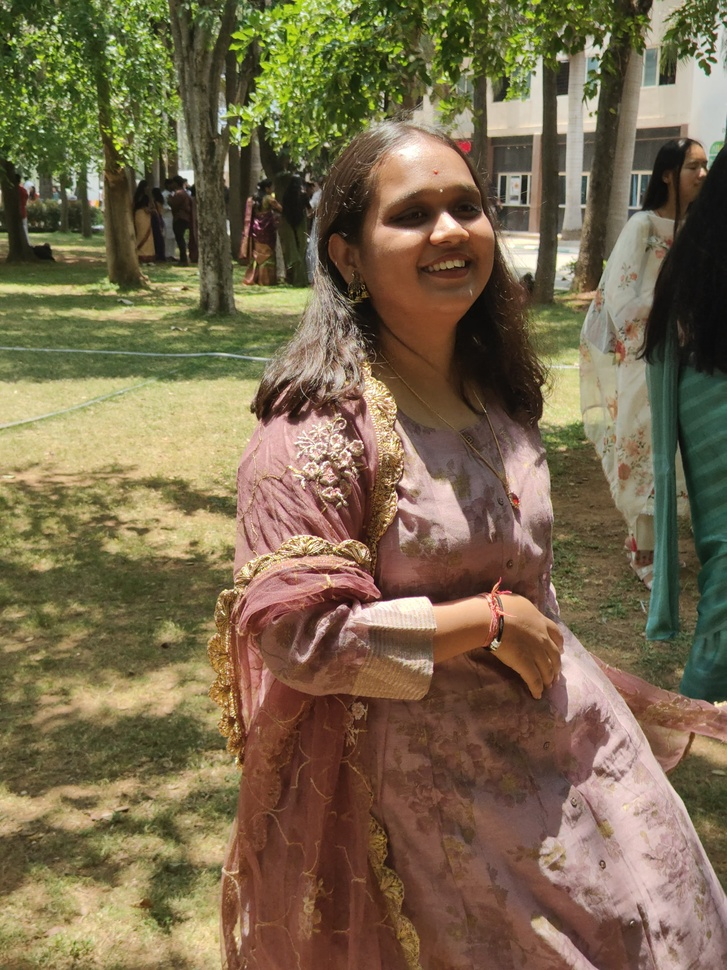
#> input picture WhatsApp Image 2025-07-08 at 15.17.12.jpeg, 727 x 970 px, shrunk from 3072 x 4096 before the run, given in place of image.jpg, which was not available; the run also reads 1 picture not shown here
$ python cartoon_image.py   (older library calls are emulated)
#> lines starting #> are read from the running program, lines starting #| are printed output that depends on the picture; after the words box and inside, x2 and y2 are one past the last pixel; in counts of white or black regions, pixels touching at a corner belong together; pictures that were not available may be replaced by others from this repository, and a replacement may not be noted
#Method 1

import cv2

# Read the image
img = cv2.imread('image.jpg')
#> img is the input picture: shape (970, 727, 3); mean B, G, R 77, 105.3, 120.8

# Apply bilateral filter
cartoon_img = cv2.bilateralFilter(img, d=9, sigmaColor=75, sigmaSpace=75)

# Convert to grayscale and apply median blur
gray = cv2.cvtColor(cartoon_img, cv2.COLOR_BGR2GRAY)
blurred = cv2.medianBlur(gray, 7)

# Detect edges and create a mask
edges = cv2.adaptiveThreshold(blurred, 255, cv2.ADAPTIVE_THRESH_MEAN_C, cv2.THRESH_BINARY, blockSize=9, C=2)
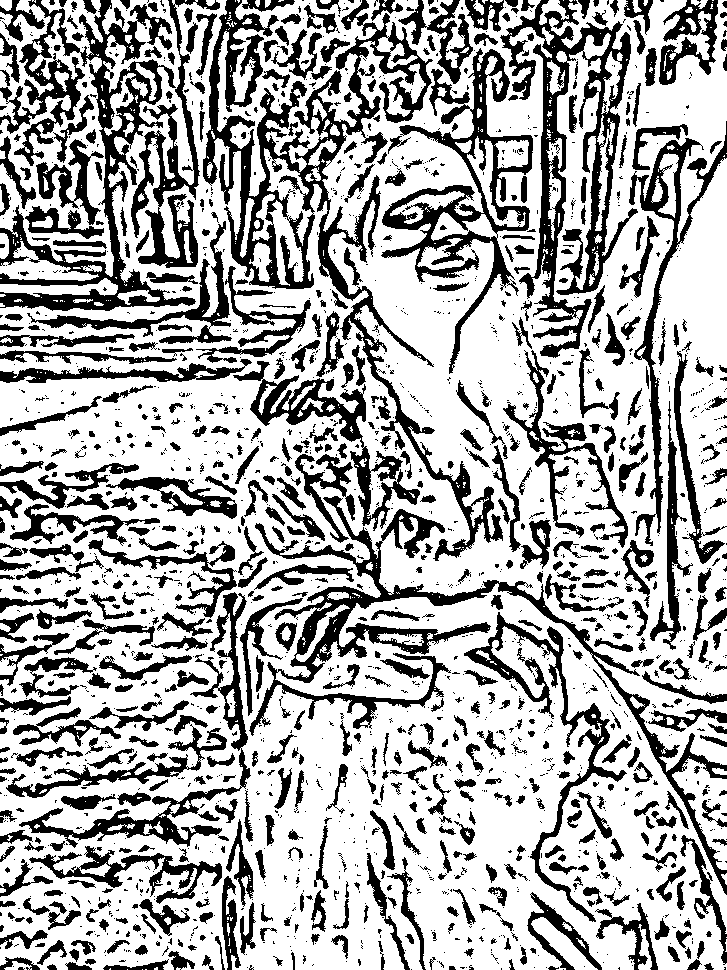
#> edges: shape (970, 727); 68.1% white; 1984 black regions (1304 under 20 px), largest, box (x1, y1, x2, y2) and area: (203, 0, 503, 561) 23148, (0, 0, 196, 311) 15497, (249, 496, 727, 895) 14382
colored_edges = cv2.bitwise_and(cartoon_img, cartoon_img, mask=edges)
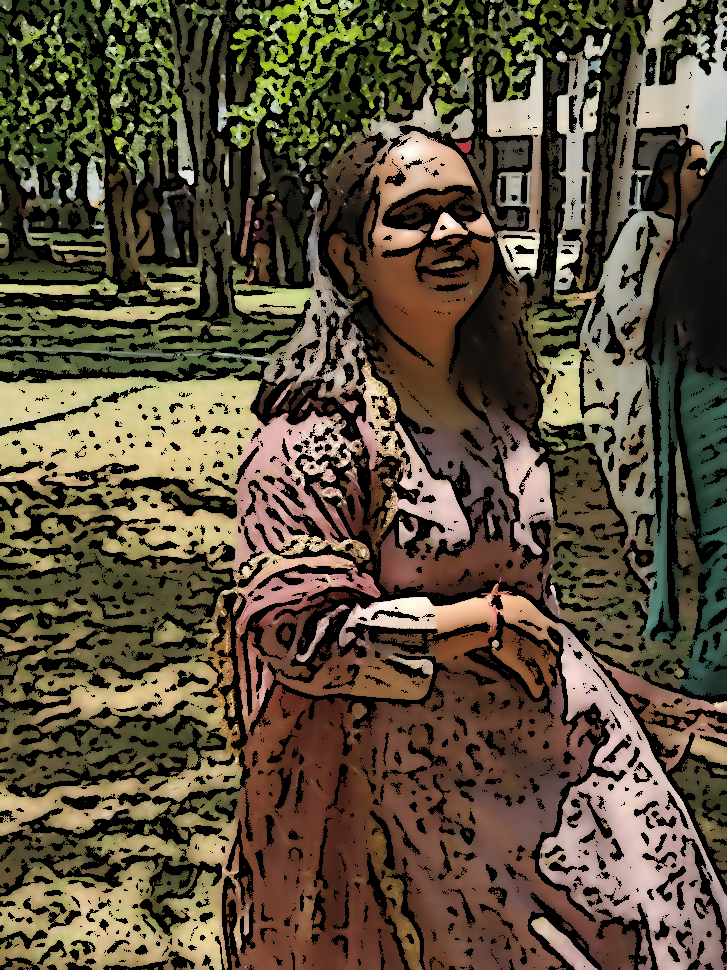
#> colored_edges: shape (970, 727, 3); mean B, G, R 58.7, 77.9, 89.6

# Show or save the result
cv2.imshow('Cartoonized Image', colored_edges)
cv2.waitKey(0)
cv2.destroyAllWindows()


#Method 2

import cv2
import numpy as np

def color_quantization(img, k):
    # Transform the image
#> called with k = 9
    data = np.float32(img).reshape((-1, 3))

    # Determine criteria
    criteria = (cv2.TERM_CRITERIA_EPS + cv2.TERM_CRITERIA_MAX_ITER, 20, 0.001)

    # Implementing K-Means
    ret, label, center = cv2.kmeans(data, k, None, criteria, 10, cv2.KMEANS_RANDOM_CENTERS)
#> ret = 388168304.4; center = [[182.3, 203.8, 222.9], [76.46, 148.5, 145], [48.28, 67.19, 108.5], [56.49, 92.31, 90.75], [116.9, 147.3, 167.1], [36.22, 59.9, 68.87], [77.3, 105.8, 126.9], [19.66, 31.18, 34.32], [144.5, 180.5, 200.4]]
    center = np.uint8(center)
#> center = [[182, 203, 222], [76, 148, 145], [48, 67, 108], [56, 92, 90], [116, 147, 167], [36, 59, 68], [77, 105, 126], [19, 31, 34], [144, 180, 200]]
    result = center[label.flatten()]
    result = result.reshape(img.shape)
    return result

# Read the image
img = cv2.imread('your_image.jpg')

# Color quantization
quantized_img = color_quantization(img, k=9)

# Convert to grayscale
gray = cv2.cvtColor(img, cv2.COLOR_BGR2GRAY)

# Apply median blur, detect edges
blurred = cv2.medianBlur(gray, 7)
edges = cv2.adaptiveThreshold(blurred, 255, cv2.ADAPTIVE_THRESH_MEAN_C, cv2.THRESH_BINARY, blockSize=9, C=2)
#> edges: shape (970, 727); 65% white; 2882 black regions (2021 under 20 px), largest, box (x1, y1, x2, y2) and area: (202, 0, 535, 562) 33912, (0, 43, 201, 311) 14541, (500, 0, 639, 421) 13985

# Combine quantized image with edge mask
cartoon_img = cv2.bitwise_and(quantized_img, quantized_img, mask=edges)

# Show or save the result
cv2.imshow('Cartoonized Image', cartoon_img)
cv2.waitKey(0)
cv2.destroyAllWindows()

#Method 3

import cv2

# Read and scale down the image
img = cv2.imread('your_image.jpg')
img = cv2.pyrDown(cv2.imread('your_image.jpg'))
#> img: shape (485, 364, 3)

# Convert to grayscale
gray = cv2.cvtColor(img, cv2.COLOR_BGR2GRAY)
#> gray: shape (485, 364)

# Apply median blur
blurred = cv2.medianBlur(gray, 5)
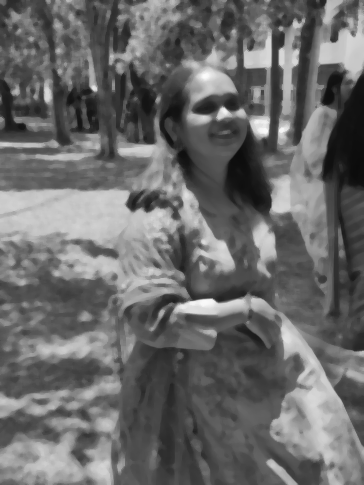
#> blurred: shape (485, 364); min 11, max 251, mean 106.2

# Use a Laplacian filter for edge detection
edges = cv2.Laplacian(blurred, cv2.CV_8U, ksize=5)
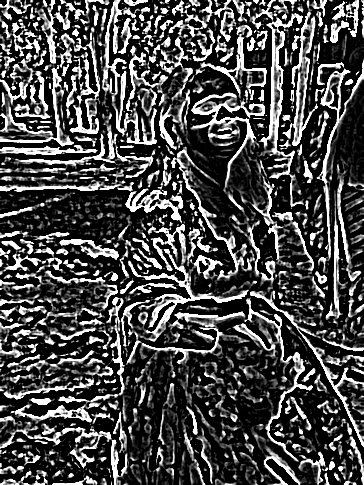
#> edges: shape (485, 364); min 0, max 255, mean 72.9

# Invert the color of edges
inverted_edges = 255-edges
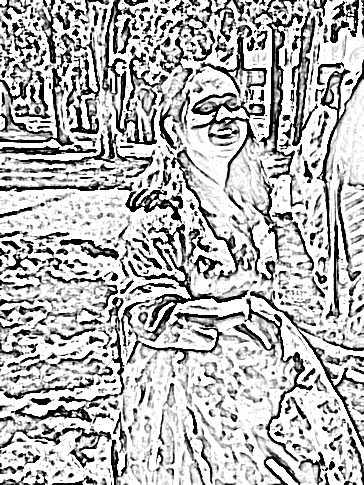
#> inverted_edges: shape (485, 364); min 0, max 255, mean 182.1

# Combine original image with edges
cartoon_img = cv2.bitwise_or(img, img, mask=inverted_edges)
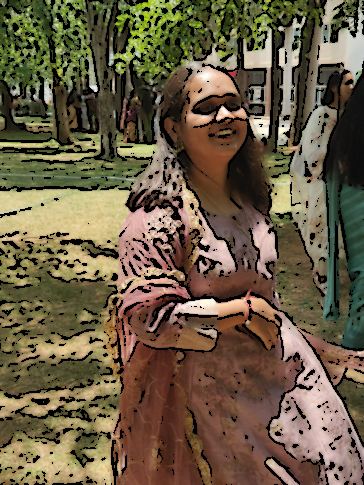
#> cartoon_img: shape (485, 364, 3); mean B, G, R 68.6, 92.8, 106.4

# Show or save the result
cv2.imshow('Cartoonized Image', cartoon_img)
cv2.waitKey(0)
cv2.destroyAllWindows()

#Method 4

import cv2

# Reading, smoothing, and edge detection all in one line
cv2.imshow('Cartoonized Image', cv2.bitwise_and(cv2.bilateralFilter(cv2.imread('your_image.jpg'), d=9, sigmaColor=300, sigmaSpace=300), cv2.bilateralFilter(cv2.imread('your_image.jpg'), d=9, sigmaColor=300, sigmaSpace=300), mask=cv2.Canny(cv2.imread('your_image.jpg'), 100, 150)))
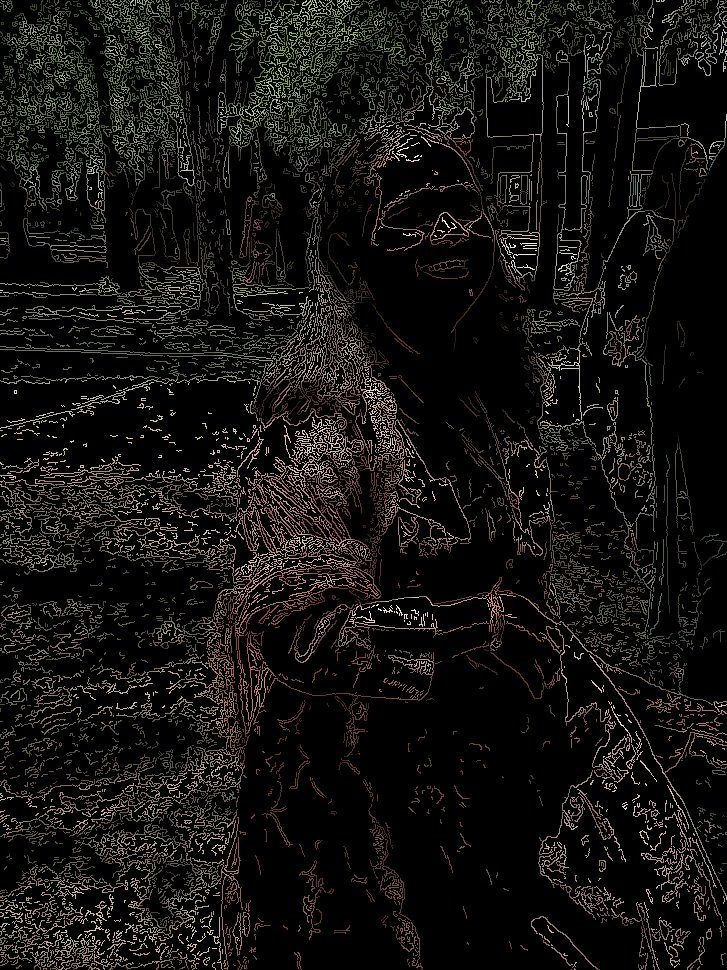
#> window 'Cartoonized Image': shape (970, 727, 3); mean B, G, R 12.6, 18, 19.8
cv2.waitKey(0)
cv2.destroyAllWindows()
